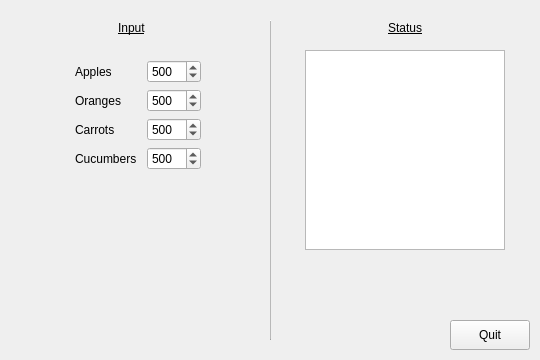
<?xml version="1.0" encoding="UTF-8"?>
<ui version="4.0">
 <class>MainWindow</class>
 <widget class="QMainWindow" name="MainWindow">
  <property name="geometry">
   <rect>
    <x>0</x>
    <y>0</y>
    <width>540</width>
    <height>360</height>
   </rect>
  </property>
  <property name="windowTitle">
   <string>Fruits and Veggies</string>
  </property>
  <widget class="QWidget" name="centralwidget">
   <widget class="QPushButton" name="Quit_Button">
    <property name="geometry">
     <rect>
      <x>450</x>
      <y>320</y>
      <width>80</width>
      <height>30</height>
     </rect>
    </property>
    <property name="text">
     <string>Quit</string>
    </property>
   </widget>
   <widget class="Line" name="line">
    <property name="geometry">
     <rect>
      <x>270</x>
      <y>20</y>
      <width>1</width>
      <height>320</height>
     </rect>
    </property>
    <property name="autoFillBackground">
     <bool>true</bool>
    </property>
    <property name="frameShadow">
     <enum>QFrame::Raised</enum>
    </property>
    <property name="midLineWidth">
     <number>1</number>
    </property>
    <property name="orientation">
     <enum>Qt::Vertical</enum>
    </property>
   </widget>
   <widget class="QLabel" name="Status_Label">
    <property name="geometry">
     <rect>
      <x>388</x>
      <y>20</y>
      <width>35</width>
      <height>16</height>
     </rect>
    </property>
    <property name="font">
     <font>
      <underline>true</underline>
     </font>
    </property>
    <property name="text">
     <string>Status</string>
    </property>
   </widget>
   <widget class="QLabel" name="Input_Label">
    <property name="geometry">
     <rect>
      <x>118</x>
      <y>20</y>
      <width>35</width>
      <height>16</height>
     </rect>
    </property>
    <property name="font">
     <font>
      <underline>true</underline>
     </font>
    </property>
    <property name="text">
     <string>Input</string>
    </property>
   </widget>
   <widget class="QWidget" name="formLayoutWidget">
    <property name="geometry">
     <rect>
      <x>0</x>
      <y>0</y>
      <width>271</width>
      <height>361</height>
     </rect>
    </property>
    <layout class="QFormLayout" name="formLayout">
     <property name="fieldGrowthPolicy">
      <enum>QFormLayout::FieldsStayAtSizeHint</enum>
     </property>
     <property name="horizontalSpacing">
      <number>10</number>
     </property>
     <property name="leftMargin">
      <number>75</number>
     </property>
     <property name="topMargin">
      <number>60</number>
     </property>
     <property name="rightMargin">
      <number>10</number>
     </property>
     <property name="bottomMargin">
      <number>10</number>
     </property>
     <item row="0" column="0">
      <widget class="QLabel" name="applesLabel">
       <property name="text">
        <string>Apples</string>
       </property>
      </widget>
     </item>
     <item row="0" column="1">
      <widget class="QSpinBox" name="applesSpinBox">
       <property name="maximum">
        <number>1000</number>
       </property>
       <property name="value">
        <number>500</number>
       </property>
      </widget>
     </item>
     <item row="1" column="0">
      <widget class="QLabel" name="orangesLabel">
       <property name="text">
        <string>Oranges</string>
       </property>
      </widget>
     </item>
     <item row="1" column="1">
      <widget class="QSpinBox" name="orangesSpinBox">
       <property name="maximum">
        <number>1000</number>
       </property>
       <property name="value">
        <number>500</number>
       </property>
      </widget>
     </item>
     <item row="2" column="0">
      <widget class="QLabel" name="carrotsLabel">
       <property name="text">
        <string>Carrots</string>
       </property>
      </widget>
     </item>
     <item row="2" column="1">
      <widget class="QSpinBox" name="carrotsSpinBox">
       <property name="maximum">
        <number>1000</number>
       </property>
       <property name="value">
        <number>500</number>
       </property>
      </widget>
     </item>
     <item row="3" column="0">
      <widget class="QLabel" name="cucumbersLabel">
       <property name="text">
        <string>Cucumbers</string>
       </property>
      </widget>
     </item>
     <item row="3" column="1">
      <widget class="QSpinBox" name="cucumbersSpinBox">
       <property name="maximum">
        <number>1000</number>
       </property>
       <property name="value">
        <number>500</number>
       </property>
      </widget>
     </item>
    </layout>
   </widget>
   <widget class="QTreeWidget" name="treeWidget">
    <property name="geometry">
     <rect>
      <x>305</x>
      <y>50</y>
      <width>200</width>
      <height>200</height>
     </rect>
    </property>
    <property name="verticalScrollBarPolicy">
     <enum>Qt::ScrollBarAlwaysOff</enum>
    </property>
    <property name="horizontalScrollBarPolicy">
     <enum>Qt::ScrollBarAlwaysOff</enum>
    </property>
    <attribute name="headerVisible">
     <bool>false</bool>
    </attribute>
    <attribute name="headerMinimumSectionSize">
     <number>10</number>
    </attribute>
    <attribute name="headerStretchLastSection">
     <bool>false</bool>
    </attribute>
   </widget>
  </widget>
 </widget>
 <resources/>
 <connections/>
</ui>
